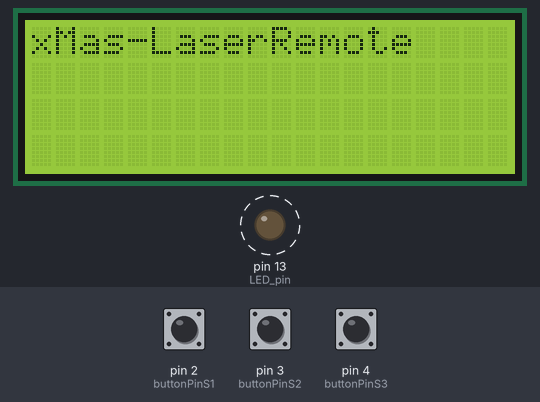
This sketch was run on a simulated Arduino Uno, built with avr-gcc and run on an emulated ATmega328P. Shown: 20×4 character LCD, output pins drawn as LEDs (lit = HIGH). Dashed ring = blinking. The test bench sets the inputs (shaded band); at power-on: pin 2 (buttonPinS1) HIGH, pin 3 (buttonPinS2) HIGH, pin 4 (buttonPinS3) HIGH. Pins used as bus, display or sensor lines are not drawn; what the sketch prints to the serial monitor is not drawn.

Above: at 2.7 s.
2.8 s: pin 2 (buttonPinS1) pulled LOW for 0.15 s
At 3.4 s:
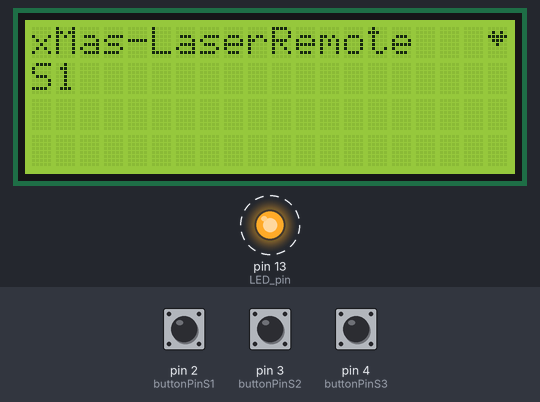
5.0 s: pin 3 (buttonPinS2) pulled LOW for 0.15 s
At 5.33 s:
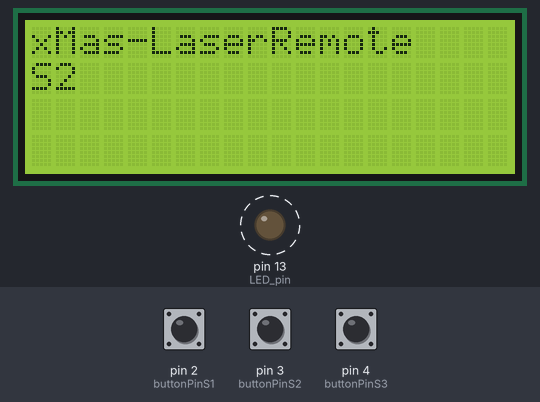
6.6 s: pin 4 (buttonPinS3) pulled LOW for 0.15 s
At 7.0 s:
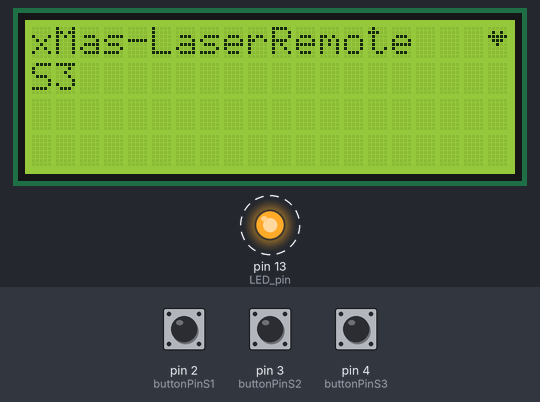
7.3 s: pin 2 (buttonPinS1) pulled LOW for 1 s
At 8.0 s:
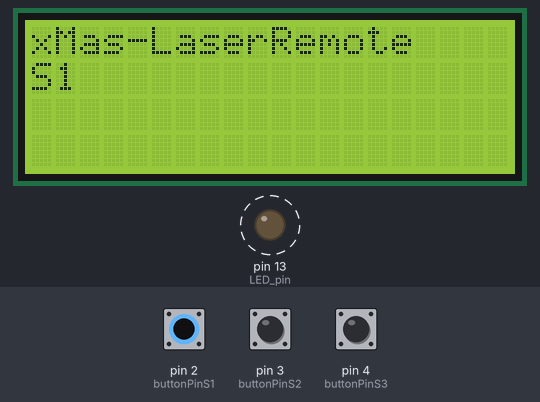
9.8 s: pin 3 (buttonPinS2) pulled LOW for 1 s
At 10.06 s:
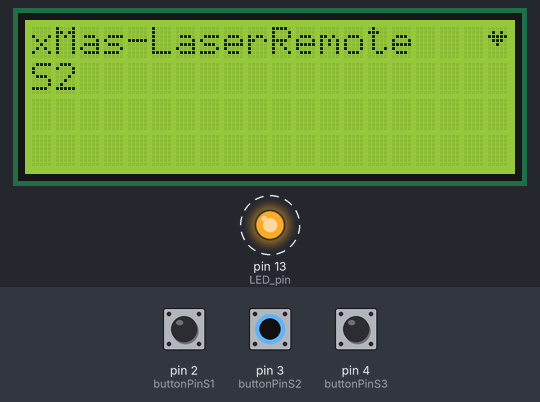
12.3 s: pin 4 (buttonPinS3) pulled LOW for 1 s
At 13.0 s:
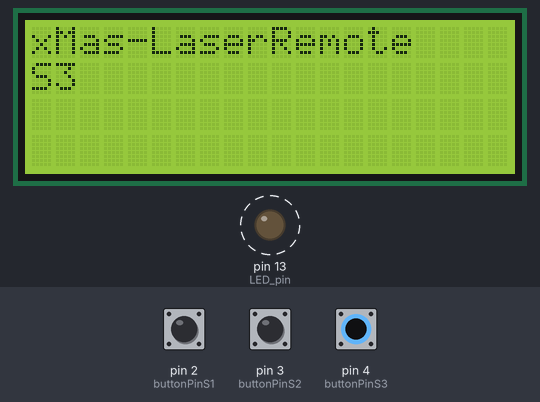
Timing chart, 0 to 15.8 s (numbered marks = the images above; inputs shaded):
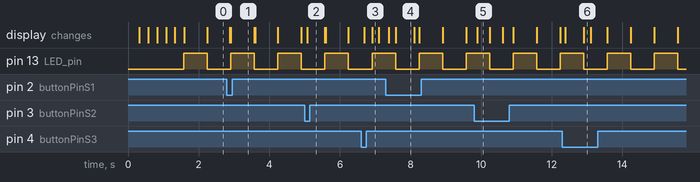

The sketch:

laser_remote_v0.2.ino
```cpp
// (licence header left out)
#include <Wire.h>
#include <LiquidCrystal_I2C.h> // *** i2c-LCD!! -> SCL = A5 , SDA = A4

LiquidCrystal_I2C lcd(0x3F, 2, 1, 0, 4, 5, 6, 7, 3, POSITIVE);  // Set the LCD I2C address
//LiquidCrystal_I2C lcd(0x27, 2, 1, 0, 4, 5, 6, 7, 3, POSITIVE);  // Set the LCD I2C address

static int TxPin = 6; // *** Pin.D6 = Tx


char* codeA ="10101010101010101010101010101010"; // *** immer gleich
char* code; // *** nur dieser aendert sich je taste

int anazhl;
int n;
const int buttonPinS1 = 2;  // *** SW = D2 'power'
const int buttonPinS2 = 3;  // *** SW = D3 'color >>'
const int buttonPinS3 = 4;  // *** SW = D4 'flash >>'

int buttonStateS1;             // the current reading from the input pin
int lastButtonStateS1 = HIGH;   // the previous reading from the input pin
long lastDebounceTimeS1 = 0;  // the last time the output pin was toggled
long debounceDelayS1 = 10;    // the debounce time; increase if the output flickers

int buttonStateS2;             // the current reading from the input pin
int lastButtonStateS2 = HIGH;   // the previous reading from the input pin
long lastDebounceTimeS2 = 0;  // the last time the output pin was toggled
long debounceDelayS2 = 10;    // the debounce time; increase if the output flickers

int buttonStateS3;             // the current reading from the input pin
int lastButtonStateS3 = HIGH;   // the previous reading from the input pin
long lastDebounceTimeS3 = 0;  // the last time the output pin was toggled
long debounceDelayS3 = 10;    // the debounce time; increase if the output flickers

char* Aktion;

unsigned long LCD_aktion;
unsigned long Millis;
unsigned long LCD_PreviousMillis;
long LCD_interval = 500; // *** LCD aktualisierung in ms

int LED_pin = 13;  // *** LED HERZSCHLAG
int LED_status = LOW;  // *** used to set the LED
long LED_setZeit = 0;  // *** will store last time LED was updated
long LED_interval = 666;  // *** (1000) LED-HERZSCHALG-Intervall (milliseconds)
int alte_sekunde;

byte Herz[8] = {
  B00000,
  B01010,
  B11111,
  B01110,
  B00100,
  B00000,
  B00000,
  B00000
};


void setup() {


   Serial.begin(57600); // *** 9600, 57600
   Serial.println();
   Serial.println(">start.");

   pinMode(LED_pin, OUTPUT); // *** für LED HERZSCHLAG
   lcd.begin(20,4);   // initialize the lcd for 20 chars 4 lines, turn on backlight (muss vor der Sonderzeichendefinierung stehen!)
   lcd.createChar(1,Herz); // *** eigene Sonder-Zeichen erstellen

   pinMode(buttonPinS1, INPUT);  // *** Taster aktivieren
   pinMode(buttonPinS2, INPUT);  // *** Taster aktivieren
   pinMode(buttonPinS3, INPUT);  // *** Taster aktivieren
   pinMode(TxPin, OUTPUT);  // *** Tx

   digitalWrite(TxPin, LOW );

   lcd.clear();
   //*** blink backlicht ****************************************
  for(int i = 0; i< 3; i++)  {
    lcd.backlight();
    delay(250);
    lcd.noBacklight();
    delay(250);
  }
  lcd.backlight();


}

void loop() {

  LED_HERZSCHLAG();
  taster();

  LCD_Ausgabe() ;
  digitalWrite(TxPin, LOW ); // *** wichtig, damit das signal wirklich aus ist!


}
```

Herzschlag.ino
```cpp
// *** LED HERZSCHLAG ******************************************
void LED_HERZSCHLAG() {
  unsigned long aktuelleZeit = millis();

  if( aktuelleZeit - LED_interval >= LED_setZeit ) { // *** es ist genügend Zeit vergangen, eine Änderung kann vorgenommen werden

        if ( LED_status == LOW) {
            LED_status = HIGH;
            lcd.setCursor(19,0);
            lcd.write(1);  // *** Sonderzeichen ausgeben

        } else {
            LED_status = LOW;
            lcd.setCursor(19,0);
            lcd.print(" ");

        }


        digitalWrite(LED_pin, LED_status ); // set the LED with the ledState of the variable
        LED_setZeit = aktuelleZeit;
  }
}
```

Taster.ino
```cpp
/**************************************************************
Taster abfragen , mit Entprellung

... ist HIGH, beia Auloesung wird er LOW
***************************************************************/
void taster() {

    int readingS1 = digitalRead(buttonPinS1);
    if (readingS1 != lastButtonStateS1) {
        lastDebounceTimeS1 = millis(); // reset the debouncing timer
    }
    if ((millis() - lastDebounceTimeS1) > debounceDelayS1) {
        if (readingS1 != buttonStateS1) { // if the button state has changed:
            buttonStateS1 = readingS1;
            if (buttonStateS1 == LOW) {
                 code = "11111110111010101101110";

                signalausloesen(code); // *** fire!
                lcd.setCursor(0,1);

                lcd.print("S1");
                //Serial.println();
                Serial.print(">S1 , ");
                Serial.println(code);
                LCD_aktion = millis();
            }
        }
    }
    lastButtonStateS1 = readingS1;


    int readingS2 = digitalRead(buttonPinS2);
    if (readingS2 != lastButtonStateS2) {
        lastDebounceTimeS2 = millis(); // reset the debouncing timer
    }
    if ((millis() - lastDebounceTimeS2) > debounceDelayS2) {
        if (readingS2 != buttonStateS2) { // if the button state has changed:
            buttonStateS2 = readingS2;
            if (buttonStateS2 == LOW) {
                code = "111111011011010101111010"; // color>>
                signalausloesen(code); // *** fire!
                lcd.setCursor(0,1);

                lcd.print("S2");
                //Serial.println();
                Serial.print(">S2 , ");
                Serial.println(code);
                LCD_aktion = millis();
            }
        }
    }
    lastButtonStateS2 = readingS2;


    int readingS3 = digitalRead(buttonPinS3);
    if (readingS3 != lastButtonStateS3) {
        lastDebounceTimeS3 = millis(); // reset the debouncing timer
    }
    if ((millis() - lastDebounceTimeS3) > debounceDelayS3) {
        if (readingS3 != buttonStateS3) { // if the button state has changed:
            buttonStateS3 = readingS3;
            if (buttonStateS3 == LOW) {
                code = "11111011111010101010101010"; // flash>>
                signalausloesen(code); // *** fire!
                lcd.setCursor(0,1);

                lcd.print("S3");
                //Serial.println();
                Serial.print(">S3 , ");
                Serial.println(code);
                LCD_aktion = millis();
            }
        }
    }
    lastButtonStateS3 = readingS3;


}
```

signal.ino
```cpp
void signalausloesen(char* code){


    digitalWrite(TxPin, HIGH );
    delayMicroseconds(2222); //1750

    fire_init();

    fire_code(code);
    digitalWrite(TxPin, LOW );

}


void fire_code(char* code){ // *** code absenden

    anazhl = strlen(code);
    n = 0;
    while (n < anazhl){

        if ( code[n] == 49 ) {

          // *** '1'
          digitalWrite(TxPin, HIGH );
          delayMicroseconds(440);
          digitalWrite(TxPin, LOW );
          delayMicroseconds(512);

        } else {
          // *** '0'
          digitalWrite(TxPin, LOW );
          delayMicroseconds(1000);
        }

        n++;
    }

}


void fire_init(){ // *** init absenden
/*
* init  8.18ms H , 3.92ms L + 10101010101010101010101010101010
*/

    digitalWrite(TxPin, HIGH );
    delayMicroseconds(8180);

    digitalWrite(TxPin, LOW );
    delayMicroseconds(3920);


    anazhl = strlen(codeA);  // codeA
    n = 0;
    while (n < anazhl){

        if ( codeA[n] == 49 ) {

          // *** '1'
          digitalWrite(TxPin, HIGH );
          delayMicroseconds(466);
          digitalWrite(TxPin, LOW );
          delayMicroseconds(514);

        } else {
          // *** '0'
          digitalWrite(TxPin, LOW );
          delayMicroseconds(1000);
        }

        n++;
    }

}
```

LCD.ino
```cpp
// *** LCD beschreiben ******************************************
void LCD_Ausgabe() {

    Millis = millis();
    if ( Millis - LCD_PreviousMillis >= LCD_interval ) {
        LCD_PreviousMillis = Millis;

        //lcd.clear();

        lcd.setCursor(0,0);
        lcd.print("xMas-LaserRemote");

        lcd.setCursor(0,1);
        lcd.print(Aktion);

        if (millis() - LCD_aktion > 333){ // *** loesche die anzeige wieder nach x ms
            lcd.setCursor(0,1);
            lcd.print("          ");
        }

    }


}
```

Measured:
- after the input at 2.8 s, the display: first changes after 0.08 s (image 1 shows a later state)
- after the input at 5.0 s, the display: changes after 0.08 s (image 2)
- after the input at 6.6 s, the display: first changes after 0.09 s (image 3 shows a later state)
- after the input at 7.3 s, the display: first changes after 0.08 s (image 4 shows a later state)
- after the input at 9.8 s, the display: changes after 0.08 s (image 5)
- after the input at 12.3 s, the display: first changes after 0.08 s (image 6 shows a later state)
- by itself, pin 13 (LED_pin): alternates HIGH for 0.67 s and LOW for 0.67 s
